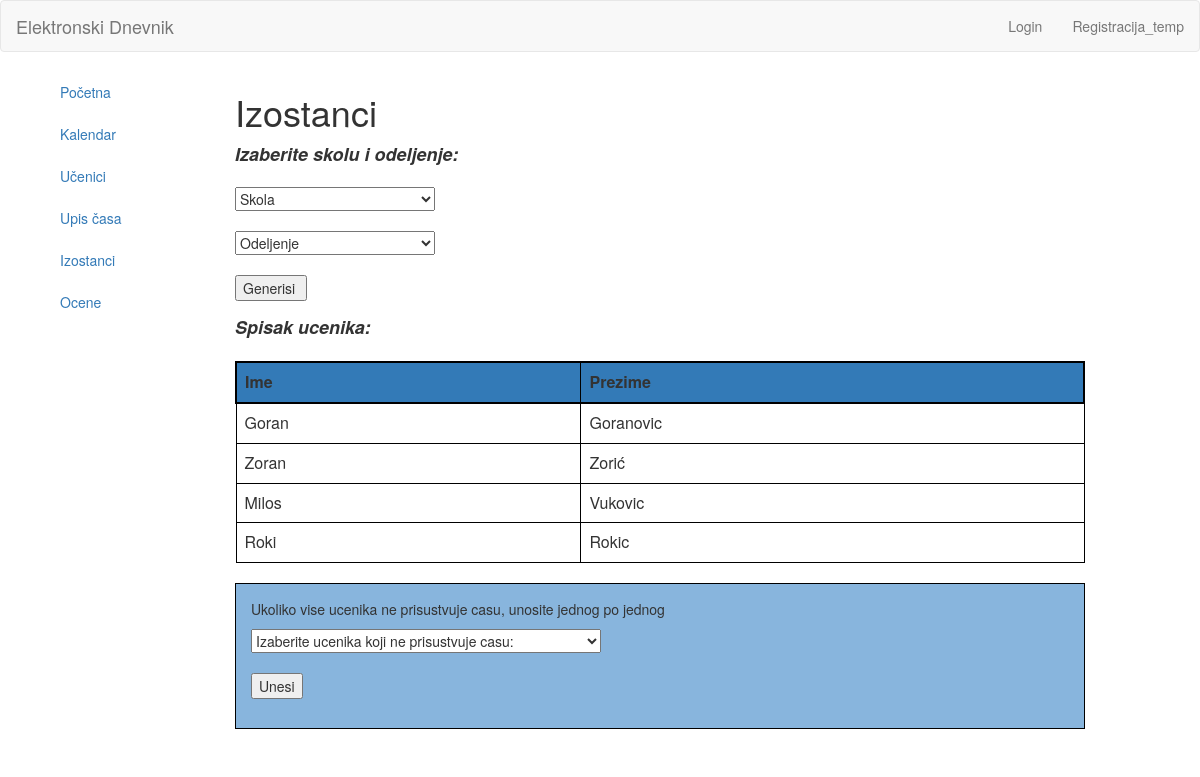
Screenshot of /index.php/nastavnik/izostanci with the database file from the repository.
### tables this page shows
CREATE TABLE `skola` (
  `id` int(11) NOT NULL,
  `ime` varchar(255) NOT NULL,
  `adresa` varchar(255) NOT NULL,
  `grad` varchar(255) NOT NULL
);

CREATE TABLE `users` (
  `id` int(11) NOT NULL,
  `name` varchar(255) NOT NULL,
  `surname` varchar(255) NOT NULL,
  `email` varchar(255) NOT NULL,
  `username` varchar(255) NOT NULL,
  `password` varchar(255) NOT NULL
);

### application/controllers/Nastavnik.php (called while the page is built, shortened)
<?php
	class Nastavnik extends CI_Controller{
		public function __construct() {
	    $this->load->model('Nastavnik_model');
		}
		public function izostanci() {
				$data["odeljenja"] = $this->Nastavnik_model->listaOdeljenja();
				$data["fetch_data"] = $this->Nastavnik_model->dohvatiOdeljenje();
				$data["ucenici"] = $this->Nastavnik_model->dohvatiIdUcenika();
							$data["skole"] = $this->Nastavnik_model->listaSkola();
							$data["uneto"] = $this->Nastavnik_model->unosIzostanka();
				$this->load->view('templates/header');
  			$this->load->view('nastavnik/izostanci', $data);
  			$this->load->view('templates/footer');
		}
	}

### index.php (called while the page is built, shortened)
<?php
require_once BASEPATH.'core/CodeIgniter.php';

### application/models/Nastavnik_model.php (called while the page is built, shortened)
<?php
	class Nastavnik_model extends CI_Model{
		public function dohvatiOdeljenje() {
			$query = $this->db->query("SELECT users.id,users.name,users.surname,users.username,users.email,odeljenje.oznaka, odeljenje.id,
																				skola.ime FROM skola, users, ucenik, odeljenje WHERE ucenik.skolaId = skola.id AND users.id = ucenik.id AND ucenik.odeljenjeId = odeljenje.id" );
				return $query;
		}
}

### application/views/nastavnik/izostanci.php (the view, shortened to what this page needs)
<div class="col col-lg-2 col-md-3 col-sm-3 col-xs-12 left-container">
	<div class="tm-left-inner-container">
		<ul class="nav nav-stacked css-nav">
			<li><a href="<?php echo base_url(); ?>nastavnik/index">Početna</a></li>
			<li><a href="<?php echo base_url(); ?>nastavnik/kalendar">Kalendar</a></li>
			<li><a href="<?php echo base_url(); ?>nastavnik/ucenici">Učenici</a></li>
			<li><a href="<?php echo base_url(); ?>nastavnik/upis">Upis časa</a></li>
			<li><a href="<?php echo base_url(); ?>nastavnik/izostanci">Izostanci</a></li>
			<li><a href="<?php echo base_url(); ?>nastavnik/ocene">Ocene</a></li>
		</ul>
	</div>
</div>
<div class="col col-lg-8 col-md-7 col-sm-7 col-xs-12 right-container">
	<div class="tm-right-inner-container">
				<div style="width: 850px; overflow: hidden;">
						<h1 class="css-header">Izostanci</h1>
							<div style="width: 850px; float: left;">
								<form name = "search_form" method= "POST" action = "izostanci">
									<strong style = "font-style:oblique; font-size:18px;"> Izaberite skolu i odeljenje: </strong>
									<br>
									<br>
									<select name = 'sk'>
											<option value="" disabled selected>Skola</option>
									</select>
								<br>
								<br>
								<select name = 'od'>
										<option value="" disabled selected> Odeljenje </option>
								</select>
								<br>
								<br>
									<input type="submit" name = "search1" value = "Generisi ">
											</form>
									<table class = "table table-bordered" id= "tabela">
											<?php
											if ($fetch_data->num_rows() > 0)
											{
											?>
											<strong style = "font-style:oblique;font-size:18px;">Spisak ucenika: </strong>
											<br>
											<br>
											<tr style = "border: 2px solid black;background-color:#337ab7;">
												 <td style = "border: 1px solid black; " > <strong> Ime</strong> </td>
												 <td style = "border: 1px solid black; "><strong> Prezime</strong> </td>
										 <tr>
											<?php
												foreach($fetch_data->result() as $row)
												{
											?>
														<td style = "background-color:#lightblue; border:1px solid black;"> <?php echo $row->name; ?> </td>
														<td style = "background-color:#lightblue; border:1px solid black;"> <?php echo $row->surname; ?> </td>
													</tr>
												<?php
												}
											}
											else {
												?>
												<tr colspan = "2">
												 <strong style = "font-size:20px">	Nema ucenika! </strong>
												</tr>
											<?php
											}
											?>
										</table>
										<div style = "border: 1px solid black; width:850px; padding: 15px; background-color:#88b5dd;">
											<p> Ukoliko vise ucenika ne prisustvuje casu, unosite jednog po jednog </p>
											<form name = "search_form" method= "POST" action = "izostanci">
												<select name = 'iz' style = "width: 350px">
												<option value="" disabled selected> Izaberite ucenika koji ne prisustvuje casu: </option>
										</select>
										<br>
										<br>
										<input type="submit" name = "search_izostanak" value = "Unesi">
									</form>
								</div>
										<br>
	           </div>
       </div>
  </div>
</div>

### application/views/nastavnik/izostanci.php (style rules this page uses)
select { width:200px; }

### rows the page displays
skola: users.name "Goran", users.surname "Goranovic", users.name "Roki", users.surname "Rokic"
skola: users.name "Zoran", users.surname "Zorić", users.name "Milos", users.surname "Vukovic"
